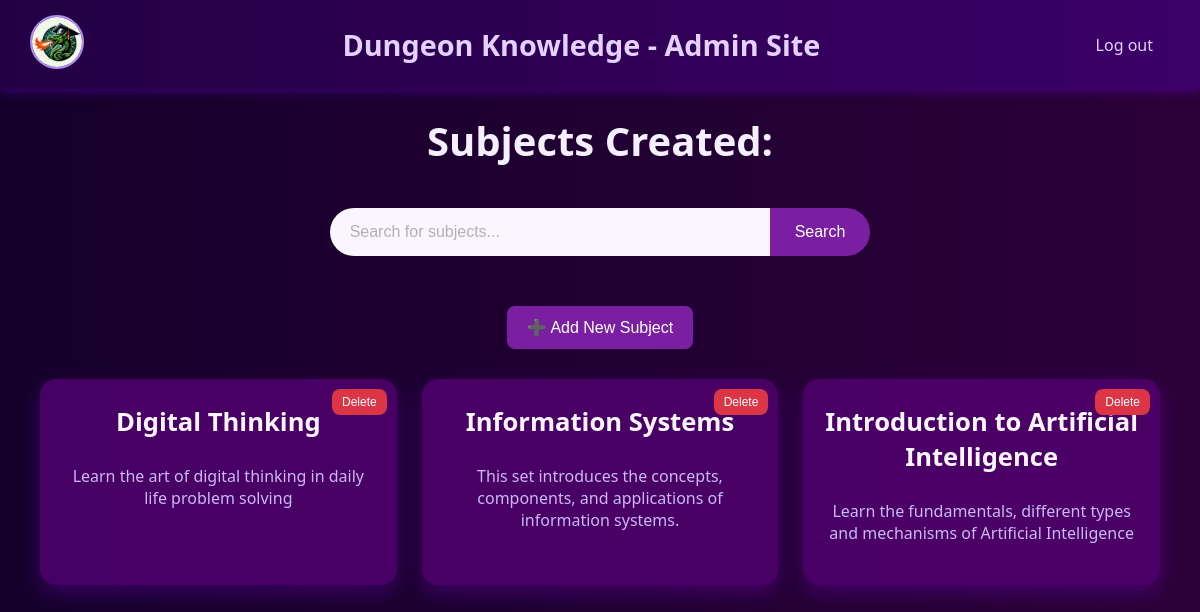
The app's page /project_source_code/admin_home.php (signed in) with its own data.
### tables this page shows
CREATE TABLE `subjects` (
  `id` int(11) NOT NULL,
  `subject_name` text NOT NULL,
  `description` text DEFAULT NULL
);

### project_source_code/admin_home.php (the view, shortened to what this page needs)
<?php
include('admin.php');
$sql_query = "SELECT * FROM subjects";
$result = mysqli_query($conn, $sql_query);
?>
<!DOCTYPE html>
<html lang="en">
<head>
  <link rel="stylesheet" href="css/admin-home-search.css">
</head>
<body>
  <nav class="navbar">
    <a href="admin_home.php"><img src="media/logo.jpg" alt="Logo" aria-label="Website Logo"></a>
    <h1>Dungeon Knowledge - Admin Site</h1>
    <li><a href="logout.php">Log out</a></li>
  </nav>
  <h2 class='quiz-title'>Subjects Created:</h2>
    <form class="search-container" action="search_admin.php" method="GET">
        <input type="text" class="search-box" name="query" placeholder="Search for subjects..." aria-label="Search for quizzes">
        <button class="search-btn" aria-label="Search button">Search</button>
    </form>
    <div style="text-align: center; margin: 30px;">
    <button onclick="toggleAddForm()" class="add-btn" id="addSubjectToggleBtn">
        ➕ Add New Subject
    </button>
    </div>
  <?php
    if (mysqli_num_rows($result) > 0) {
      echo "<div class='quiz-grid'>";
      while ($row = mysqli_fetch_assoc($result)) {
          $subjectName = htmlspecialchars($row['subject_name']);
          $description = htmlspecialchars($row['description']);
          $subject_id = htmlspecialchars($row['id']);
          echo "
          <div class='quiz-card' data-subject='$subject_id'>
              <h3>$subjectName</h3>
              <p>$description</p>
              <form method='POST' onsubmit='return confirmDelete();'>
                  <input type='hidden' name='subject_id' value='$subject_id'>
                  <button type='submit' name='delete_subject' class='delete-btn'>Delete</button>
              </form>
          </div>";
      }
      echo "</div>";
    } else {
      echo '<h2 class="quiz-title">There are no subjects available yet</h2>';
    }
  ?>
</body>
</html>

### project_source_code/css/admin-home-search.css (style rules this page uses)
body { background: linear-gradient(to right, #15002b, #2c0039); color: #e0d7f8; font-family: 'Segoe UI', Tahoma, Geneva, Verdana, sans-serif; margin: 0; padding: 80px 20px 20px; }
.quiz-title { text-align: center; font-size: 2.5em; margin-bottom: 40px; font-weight: 600; color: #f5f0ff; }
.quiz-grid { display: grid; grid-template-columns: repeat(auto-fill, minmax(280px, 1fr)); gap: 25px; padding: 0 20px; }
.quiz-card { background: rgba(80, 0, 110, 0.85); padding: 25px 20px; border-radius: 16px; box-shadow: 0 8px 20px rgba(150, 0, 255, 0.25); transition: background 0.4s ease, transform 0.4s ease, box-shadow 0.4s ease; cursor: pointer; text-align: center; position: relative; }
.quiz-card h3 { margin-top: 0; font-size: 1.6em; color: #faf5ff; }
.quiz-card p { margin-top: 10px; font-size: 1em; color: #cbb9f7; }
.navbar { display: flex; justify-content: space-between; align-items: center; padding: 15px 30px; position: fixed; top: 0; left: 0; right: 0; background: linear-gradient(to right, #230043, #3c0068); backdrop-filter: blur(8px); z-index: 10; box-shadow: 0 2px 10px rgba(100, 0, 200, 0.5); }
.navbar img { border-radius: 50%; width: 50px; height: 50px; object-fit: cover; border: 2px solid #b48cf5; }
.navbar h1 { font-size: 1.8em; color: #e5d1ff; margin: 0; font-weight: 600; }
.navbar li { list-style: none; }
.navbar li a { text-decoration: none; color: #e5d1ff; font-size: 16px; padding: 8px 16px; border: 1px solid transparent; border-radius: 8px; transition: background 0.3s, color 0.3s, border 0.3s; }
.delete-btn { position: absolute; top: 10px; right: 10px; background: #dc3545; color: white; border: none; border-radius: 8px; padding: 6px 10px; font-size: 12px; cursor: pointer; transition: background 0.3s; }
.add-btn { padding: 12px 20px; background: #7b1fa2; color: white; font-size: 16px; border: none; border-radius: 8px; cursor: pointer; }
.search-container { display: flex; justify-content: center; align-items: center; margin: 30px auto 50px; width: 100%; }
.search-box { flex: 1; max-width: 400px; padding: 15px 20px; font-size: 16px; border: none; border-radius: 30px 0 0 30px; outline: none; background: #faf5ff; color: #2c0039; }
.search-box::placeholder { color: rgba(131, 129, 129, 0.6); }
.search-btn { padding: 15px 25px; font-size: 16px; border: none; border-radius: 0 30px 30px 0; background: #7b1fa2; color: white; cursor: pointer; transition: background 0.3s; }

### records on screen
subjects: subject_name "Digital Thinking", description "Learn the art of digital thinking in daily life problem solving"
subjects: subject_name "Information Systems", description "This set introduces the concepts, components, and applications of information systems."
subjects: subject_name "Introduction to Artificial Intelligence", description "Learn the fundamentals, different types and mechanisms of Artificial Intelligence"
